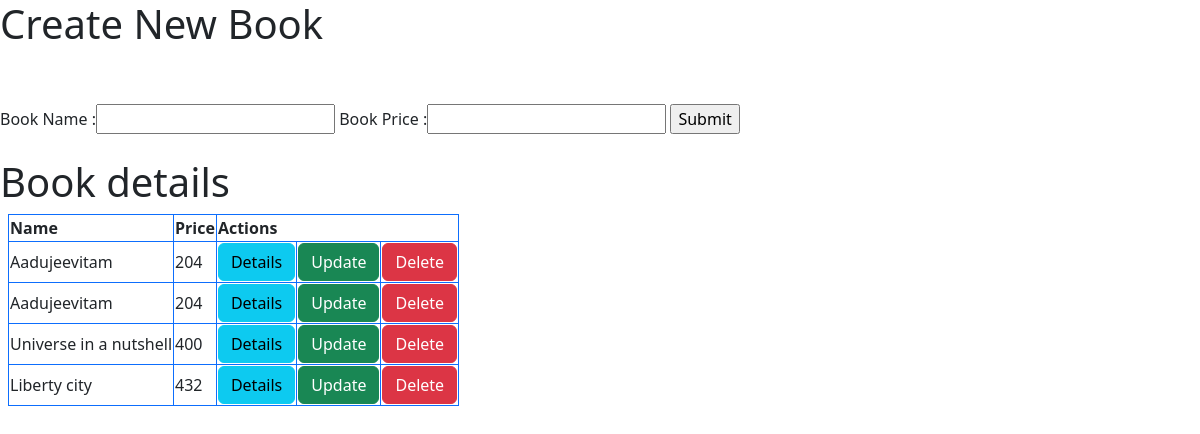
The page / on the database its author committed.
### newapp/models.py (models this page shows, shortened)
class Book(models.Model):
    title=models.CharField(max_length=20)
    price=models.IntegerField()

### newapp/views.py (the view)
# urls.py: path("",views.createbook),
def createbook(request):
    books=Book.objects.all()
    if request.method=='POST':
        title=request.POST.get('title')
        price=request.POST.get('price')
        book=Book(title=title,price=price)
        book.save()
    return render(request,'index.html',{'books':books})

### templates/index.html (shortened to what this page needs)
<!DOCTYPE html>
<html lang="en">
<head>
</head>
<link href="https://cdn.jsdelivr.net/npm/bootstrap@5.3.3/dist/css/bootstrap.min.css" rel="stylesheet">
<body>
    <h1>Create New Book</h1>
    <br>
    <br>
    <form action="" method="post">
        <label for="">Book Name : </label><input type="text" name="title" >
        <label for="">Book Price : </label><input type="number" name="price" >
        <input type="submit" value="Submit">
    </form>
    <br>
    <h1>Book details</h1>
    <table class="border p-3 m-2 table-bordered border-primary " >
        <tr class="p-3">
            <th>Name</th>
            <th>Price</th>
            <th colspan="3">Actions</th>
        </tr>
        {% for book in books %}
        <tr>
            <td>{{ book.title }}</td>
            <td>{{ book.price }}</td>
            <td><a href="{% url 'details' book.id %}" class="btn btn-info">Details</a></td>
            <td><a href="{% url 'update' book.id %}" class="btn btn-success">Update</a></td>
            <td><a href="{% url 'delete' book.id %}" class="btn btn-danger">Delete</a></td>
        </tr>
        {% endfor %}
    </table>
</body>
</html>

### rows shown on the page
Book: title "Aadujeevitam", price "204"
Book: title "Aadujeevitam", price "204"
Book: title "Universe in a nutshell", price "400"
Book: title "Liberty city", price "432"
